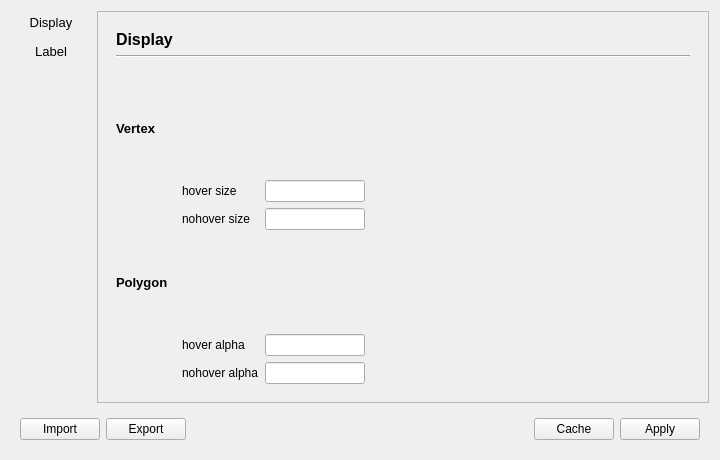
<?xml version="1.0" encoding="UTF-8"?>
<ui version="4.0">
 <class>Dialog</class>
 <widget class="QDialog" name="Dialog">
  <property name="geometry">
   <rect>
    <x>0</x>
    <y>0</y>
    <width>720</width>
    <height>460</height>
   </rect>
  </property>
  <property name="windowTitle">
   <string>Setting</string>
  </property>
  <layout class="QVBoxLayout" name="verticalLayout_7">
   <item>
    <layout class="QHBoxLayout" name="horizontalLayout_2">
     <item>
      <layout class="QVBoxLayout" name="verticalLayout">
       <item>
        <widget class="QPushButton" name="display_button">
         <property name="font">
          <font>
           <pointsize>10</pointsize>
          </font>
         </property>
         <property name="contextMenuPolicy">
          <enum>Qt::DefaultContextMenu</enum>
         </property>
         <property name="accessibleName">
          <string/>
         </property>
         <property name="text">
          <string>Display</string>
         </property>
         <property name="autoDefault">
          <bool>false</bool>
         </property>
         <property name="default">
          <bool>false</bool>
         </property>
         <property name="flat">
          <bool>true</bool>
         </property>
        </widget>
       </item>
       <item>
        <widget class="QPushButton" name="label_button">
         <property name="font">
          <font>
           <pointsize>10</pointsize>
          </font>
         </property>
         <property name="text">
          <string>Label</string>
         </property>
         <property name="flat">
          <bool>true</bool>
         </property>
        </widget>
       </item>
       <item>
        <spacer name="verticalSpacer">
         <property name="orientation">
          <enum>Qt::Vertical</enum>
         </property>
         <property name="sizeHint" stdset="0">
          <size>
           <width>20</width>
           <height>40</height>
          </size>
         </property>
        </spacer>
       </item>
      </layout>
     </item>
     <item>
      <layout class="QVBoxLayout" name="verticalLayout_4">
       <item>
        <widget class="QStackedWidget" name="stackedWidget">
         <property name="inputMethodHints">
          <set>Qt::ImhNone</set>
         </property>
         <property name="frameShape">
          <enum>QFrame::StyledPanel</enum>
         </property>
         <property name="frameShadow">
          <enum>QFrame::Plain</enum>
         </property>
         <property name="currentIndex">
          <number>0</number>
         </property>
         <widget class="QWidget" name="page">
          <layout class="QVBoxLayout" name="verticalLayout_3">
           <item>
            <widget class="QWidget" name="widget_2" native="true">
             <layout class="QVBoxLayout" name="verticalLayout_2">
              <item>
               <widget class="QLabel" name="label_8">
                <property name="font">
                 <font>
                  <pointsize>12</pointsize>
                  <weight>75</weight>
                  <bold>true</bold>
                 </font>
                </property>
                <property name="text">
                 <string>Display</string>
                </property>
               </widget>
              </item>
              <item>
               <widget class="Line" name="line">
                <property name="orientation">
                 <enum>Qt::Horizontal</enum>
                </property>
               </widget>
              </item>
             </layout>
            </widget>
           </item>
           <item>
            <widget class="QWidget" name="widget" native="true">
             <property name="sizePolicy">
              <sizepolicy hsizetype="Preferred" vsizetype="Expanding">
               <horstretch>0</horstretch>
               <verstretch>0</verstretch>
              </sizepolicy>
             </property>
             <layout class="QGridLayout" name="gridLayout">
              <item row="2" column="2">
               <widget class="QLabel" name="label_2">
                <property name="text">
                 <string>hover size</string>
                </property>
               </widget>
              </item>
              <item row="2" column="4">
               <widget class="QLineEdit" name="vertex_hover_size_input">
                <property name="minimumSize">
                 <size>
                  <width>50</width>
                  <height>0</height>
                 </size>
                </property>
                <property name="maximumSize">
                 <size>
                  <width>100</width>
                  <height>16777215</height>
                 </size>
                </property>
                <property name="layoutDirection">
                 <enum>Qt::LeftToRight</enum>
                </property>
                <property name="inputMethodHints">
                 <set>Qt::ImhFormattedNumbersOnly</set>
                </property>
                <property name="alignment">
                 <set>Qt::AlignRight|Qt::AlignTrailing|Qt::AlignVCenter</set>
                </property>
               </widget>
              </item>
              <item row="3" column="2">
               <widget class="QLabel" name="label_3">
                <property name="text">
                 <string>nohover size</string>
                </property>
               </widget>
              </item>
              <item row="2" column="5">
               <spacer name="horizontalSpacer">
                <property name="orientation">
                 <enum>Qt::Horizontal</enum>
                </property>
                <property name="sizeHint" stdset="0">
                 <size>
                  <width>40</width>
                  <height>20</height>
                 </size>
                </property>
               </spacer>
              </item>
              <item row="7" column="4">
               <widget class="QLineEdit" name="polygon_nohover_alpha_input">
                <property name="minimumSize">
                 <size>
                  <width>50</width>
                  <height>0</height>
                 </size>
                </property>
                <property name="maximumSize">
                 <size>
                  <width>100</width>
                  <height>16777215</height>
                 </size>
                </property>
                <property name="layoutDirection">
                 <enum>Qt::LeftToRight</enum>
                </property>
                <property name="inputMethodHints">
                 <set>Qt::ImhFormattedNumbersOnly</set>
                </property>
                <property name="alignment">
                 <set>Qt::AlignRight|Qt::AlignTrailing|Qt::AlignVCenter</set>
                </property>
               </widget>
              </item>
              <item row="6" column="2">
               <widget class="QLabel" name="label_6">
                <property name="text">
                 <string>hover alpha</string>
                </property>
               </widget>
              </item>
              <item row="0" column="0">
               <widget class="QLabel" name="label">
                <property name="minimumSize">
                 <size>
                  <width>60</width>
                  <height>0</height>
                 </size>
                </property>
                <property name="maximumSize">
                 <size>
                  <width>60</width>
                  <height>16777215</height>
                 </size>
                </property>
                <property name="font">
                 <font>
                  <pointsize>10</pointsize>
                  <weight>75</weight>
                  <bold>true</bold>
                 </font>
                </property>
                <property name="text">
                 <string>Vertex</string>
                </property>
               </widget>
              </item>
              <item row="3" column="4">
               <widget class="QLineEdit" name="vertex_nohover_size_input">
                <property name="minimumSize">
                 <size>
                  <width>50</width>
                  <height>0</height>
                 </size>
                </property>
                <property name="maximumSize">
                 <size>
                  <width>100</width>
                  <height>16777215</height>
                 </size>
                </property>
                <property name="layoutDirection">
                 <enum>Qt::LeftToRight</enum>
                </property>
                <property name="inputMethodHints">
                 <set>Qt::ImhFormattedNumbersOnly</set>
                </property>
                <property name="alignment">
                 <set>Qt::AlignRight|Qt::AlignTrailing|Qt::AlignVCenter</set>
                </property>
               </widget>
              </item>
              <item row="7" column="2" colspan="2">
               <widget class="QLabel" name="label_7">
                <property name="text">
                 <string>nohover alpha</string>
                </property>
               </widget>
              </item>
              <item row="4" column="0">
               <widget class="QLabel" name="label_4">
                <property name="minimumSize">
                 <size>
                  <width>60</width>
                  <height>0</height>
                 </size>
                </property>
                <property name="maximumSize">
                 <size>
                  <width>60</width>
                  <height>16777215</height>
                 </size>
                </property>
                <property name="font">
                 <font>
                  <pointsize>10</pointsize>
                  <weight>75</weight>
                  <bold>true</bold>
                 </font>
                </property>
                <property name="text">
                 <string>Polygon</string>
                </property>
               </widget>
              </item>
              <item row="6" column="4">
               <widget class="QLineEdit" name="polygon_hover_alpha_input">
                <property name="minimumSize">
                 <size>
                  <width>50</width>
                  <height>0</height>
                 </size>
                </property>
                <property name="maximumSize">
                 <size>
                  <width>100</width>
                  <height>16777215</height>
                 </size>
                </property>
                <property name="layoutDirection">
                 <enum>Qt::LeftToRight</enum>
                </property>
                <property name="inputMethodHints">
                 <set>Qt::ImhFormattedNumbersOnly</set>
                </property>
                <property name="alignment">
                 <set>Qt::AlignRight|Qt::AlignTrailing|Qt::AlignVCenter</set>
                </property>
               </widget>
              </item>
             </layout>
            </widget>
           </item>
          </layout>
         </widget>
         <widget class="QWidget" name="page_1">
          <layout class="QVBoxLayout" name="verticalLayout_6">
           <item>
            <widget class="QWidget" name="widget_5" native="true">
             <layout class="QVBoxLayout" name="verticalLayout_5">
              <item>
               <widget class="QLabel" name="label_9">
                <property name="font">
                 <font>
                  <pointsize>12</pointsize>
                  <weight>75</weight>
                  <bold>true</bold>
                 </font>
                </property>
                <property name="text">
                 <string>Label</string>
                </property>
               </widget>
              </item>
              <item>
               <widget class="Line" name="line_2">
                <property name="orientation">
                 <enum>Qt::Horizontal</enum>
                </property>
               </widget>
              </item>
             </layout>
            </widget>
           </item>
           <item>
            <widget class="QListWidget" name="category_list_widget"/>
           </item>
           <item>
            <widget class="QWidget" name="widget_3" native="true">
             <layout class="QHBoxLayout" name="horizontalLayout_3">
              <item>
               <widget class="QLabel" name="label_11">
                <property name="text">
                 <string>Add new category</string>
                </property>
               </widget>
              </item>
              <item>
               <spacer name="horizontalSpacer_3">
                <property name="orientation">
                 <enum>Qt::Horizontal</enum>
                </property>
                <property name="sizeHint" stdset="0">
                 <size>
                  <width>58</width>
                  <height>17</height>
                 </size>
                </property>
               </spacer>
              </item>
              <item>
               <widget class="QLineEdit" name="category_input"/>
              </item>
              <item>
               <widget class="QToolButton" name="color_button">
                <property name="styleSheet">
                 <string notr="true">background-color: rgb(0, 255, 0);</string>
                </property>
                <property name="text">
                 <string/>
                </property>
               </widget>
              </item>
              <item>
               <widget class="QPushButton" name="add_button">
                <property name="text">
                 <string>Add</string>
                </property>
               </widget>
              </item>
             </layout>
            </widget>
           </item>
          </layout>
         </widget>
        </widget>
       </item>
      </layout>
     </item>
    </layout>
   </item>
   <item>
    <widget class="QWidget" name="widget_4" native="true">
     <layout class="QHBoxLayout" name="horizontalLayout">
      <item>
       <widget class="QPushButton" name="pushButton_import">
        <property name="text">
         <string>Import</string>
        </property>
       </widget>
      </item>
      <item>
       <widget class="QPushButton" name="pushButton_export">
        <property name="text">
         <string>Export</string>
        </property>
       </widget>
      </item>
      <item>
       <spacer name="horizontalSpacer_2">
        <property name="orientation">
         <enum>Qt::Horizontal</enum>
        </property>
        <property name="sizeHint" stdset="0">
         <size>
          <width>238</width>
          <height>20</height>
         </size>
        </property>
       </spacer>
      </item>
      <item>
       <widget class="QPushButton" name="cache_button">
        <property name="text">
         <string>Cache</string>
        </property>
       </widget>
      </item>
      <item>
       <widget class="QPushButton" name="apply_button">
        <property name="text">
         <string>Apply</string>
        </property>
       </widget>
      </item>
     </layout>
    </widget>
   </item>
  </layout>
 </widget>
 <resources/>
 <connections/>
</ui>
